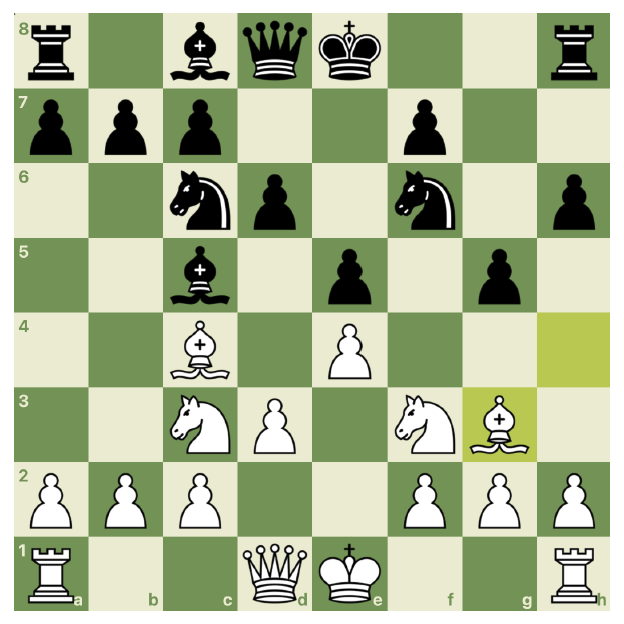
#> input picture ejemplos/tablero1.png, 624 x 624 px; its folder holds only this picture in this run
$ python deteccion_tablero.py
#> lines starting #> are read from the running program, lines starting #| are printed output that depends on the picture; after the words box and inside, x2 and y2 are one past the last pixel; in counts of white or black regions, pixels touching at a corner belong together
#> further down, im is the input picture: PIL image 624x624 RGBA; mean R, G, B, A 173, 185.3, 149.9, 255
"""
Detección de tablero para el reto ONCE.
Verificado sobre los diez diagramas de ejemplos/: la rejilla queda alineada en
los dos estilos (tablero moderno en color y escaneo de libro en blanco y negro).

Sustituye a la detección anterior, que se desviaba media casilla y hacía que
cada recorte contuviera trozos de dos casillas.
"""

from PIL import Image
import numpy as np

# Colores del tablero moderno (medidos en los ejemplos)
LIGHT = (234, 235, 208)
DARK = (115, 147, 86)
HIGHLIGHT_YELLOW = (184, 200, 81)


def _near(arr, color, tol=18):
    return np.abs(arr.astype(int) - np.array(color)).max(2) <= tol


def detect_board(img, margen=0):
    """
    Devuelve (x0, y0, x1, y1): la caja del tablero dentro de la imagen.

    margen: desplazamiento en píxeles aplicado a los cuatro lados. Positivo
            encoge la caja, negativo la agranda. Es lo que conectamos a los
            deslizadores de ajuste manual de la interfaz.
    """
#> called with margen = 0
    a = np.array(img.convert("RGB"))

    # ¿Es un tablero moderno en color? Se reconoce por sus dos colores de casilla.
    es_color = _near(a, LIGHT) | _near(a, DARK) | _near(a, HIGHLIGHT_YELLOW)
#> in _near, `return np.abs(arr.astype(int) - np.array(color)).max(2) <= tol`:
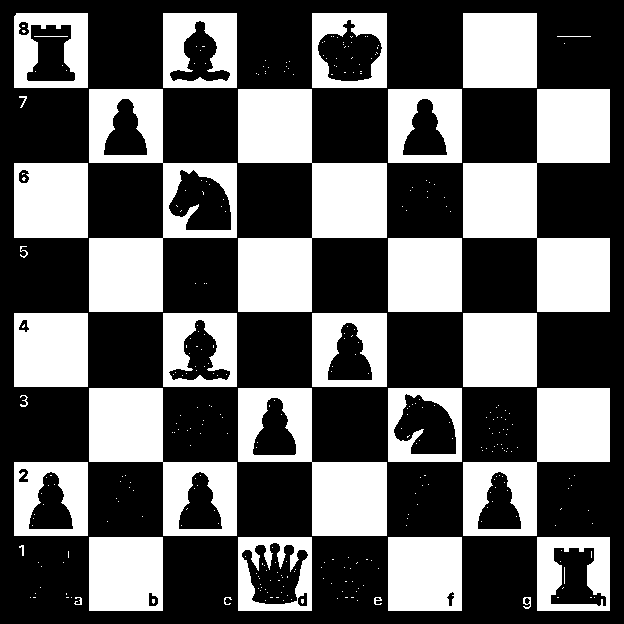
#> returned value: shape (624, 624) bool; 38% white; 342 white regions (309 under 20 px), largest, box (x1, y1, x2, y2) and area: (238, 89, 387, 312) 16577, (463, 89, 610, 312) 16354, (89, 89, 237, 312) 12393
#> call 2 of _near, with color = (115, 147, 86), tol = 18
#> in _near (call 2), `return np.abs(arr.astype(int) - np.array(color)).max(2) <= tol`:
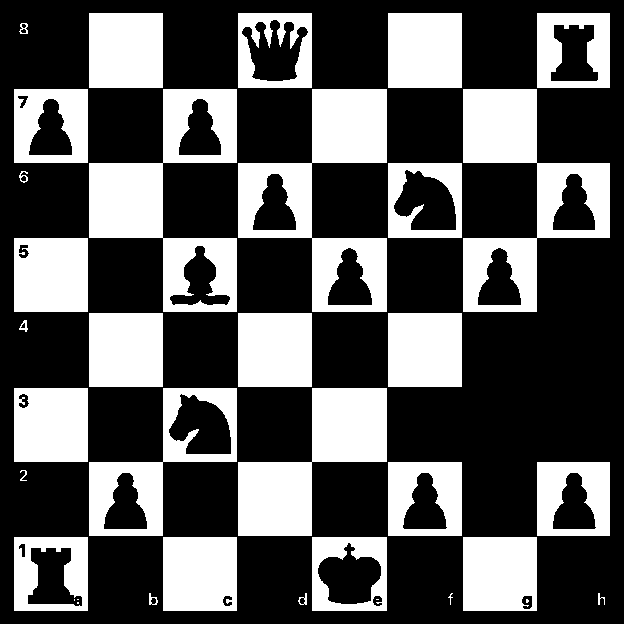
#> returned value: shape (624, 624) bool; 34.8% white; 35 white regions (6 under 20 px), largest, box (x1, y1, x2, y2) and area: (238, 89, 387, 312) 13526, (89, 89, 237, 312) 13420, (463, 89, 610, 312) 13343
#> call 3 of _near, with color = (184, 200, 81), tol = 18
#> in _near (call 3), `return np.abs(arr.astype(int) - np.array(color)).max(2) <= tol`:
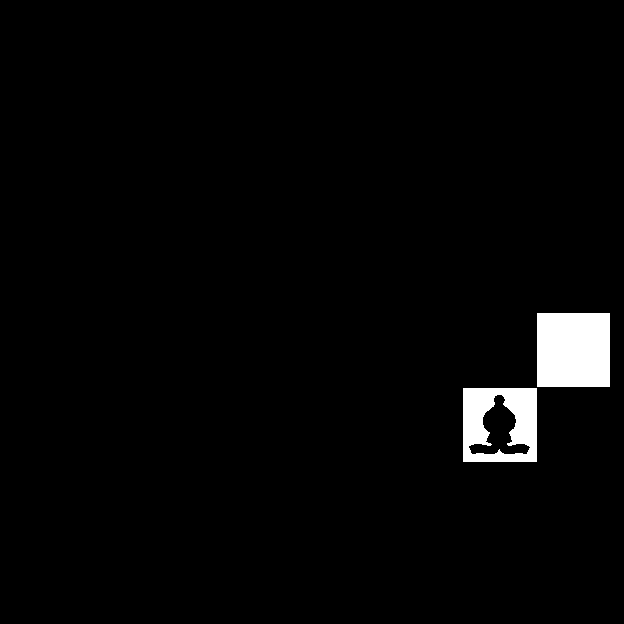
#> returned value: shape (624, 624) bool; 2.4% white; 2 white regions, box (x1, y1, x2, y2) and area: (537, 313, 610, 387) 5402, (463, 388, 537, 462) 3901
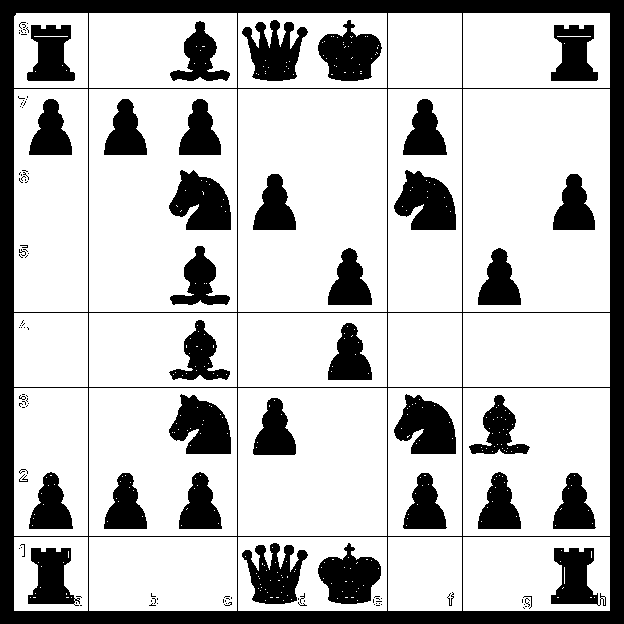
#> es_color: shape (624, 624) bool; 75.2% white; 124 black regions (88 under 20 px), largest, box (x1, y1, x2, y2) and area: (0, 0, 624, 624) 37733, (169, 170, 231, 230) 2562, (394, 394, 456, 454) 2559

    if es_color.mean() > 0.25:
        ys, xs = np.where(es_color)
        box = [xs.min(), ys.min(), xs.max() + 1, ys.max() + 1]
#> box = [14, 13, 610, 611]
    else:
        # Diagrama escaneado: el tablero va dentro de un marco negro. Buscamos
        # las filas y columnas que son casi enteramente oscuras: son el marco.
        oscuro = a.astype(int).sum(2) < 300
        h, w = oscuro.shape
        filas = np.where(oscuro.sum(1) > 0.5 * w)[0]
        cols = np.where(oscuro.sum(0) > 0.5 * h)[0]
        if len(filas) >= 2 and len(cols) >= 2:
            box = [cols.min(), filas.min(), cols.max() + 1, filas.max() + 1]
        else:
            ys, xs = np.where(oscuro)
            box = [xs.min(), ys.min(), xs.max() + 1, ys.max() + 1]

    x0, y0, x1, y1 = box
#> x0 = 14; y0 = 13; x1 = 610; y1 = 611
    return (x0 + margen, y0 + margen, x1 - margen, y1 - margen)


# [46 lines left out: functions recortar_casillas, color_de_casilla, not called in this run]


if __name__ == "__main__":
    import sys, os
    from PIL import ImageDraw

    carpeta = sys.argv[1] if len(sys.argv) > 1 else "ejemplos"
    for f in sorted(os.listdir(carpeta)):
        if not f.lower().endswith(".png"):
            continue
        im = Image.open(os.path.join(carpeta, f))
        x0, y0, x1, y1 = detect_board(im)
#> x0 = 14; y0 = 13; x1 = 610; y1 = 611
        print(f"{f:18s} caja=({x0},{y0},{x1},{y1})  "
              f"lado={x1-x0}x{y1-y0}  casilla={(x1-x0)/8:.1f}x{(y1-y0)/8:.1f}")
#| tablero1.png       caja=(14,13,610,611)  lado=596x598  casilla=74.5x74.8

        # Deja una imagen de comprobación con la rejilla dibujada
        vis = im.convert("RGB")
        d = ImageDraw.Draw(vis)
        W, H = x1 - x0, y1 - y0
#> W = 596; H = 598
        d.rectangle([x0, y0, x1 - 1, y1 - 1], outline=(255, 0, 0), width=3)
        for i in range(1, 8):
            d.line([x0 + W * i / 8, y0, x0 + W * i / 8, y1], fill=(255, 0, 255), width=2)
            d.line([x0, y0 + H * i / 8, x1, y0 + H * i / 8], fill=(255, 0, 255), width=2)
        vis.save(f"rejilla_{f}")
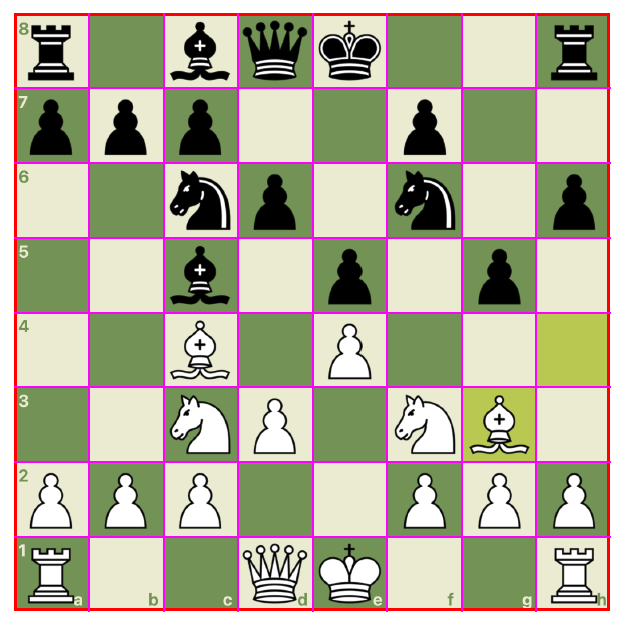
#> saved as rejilla_tablero1.png: PIL image 624x624 RGB; mean R, G, B 177.8, 173.7, 151.9

$ run again, on ejemplos/tablero5.png
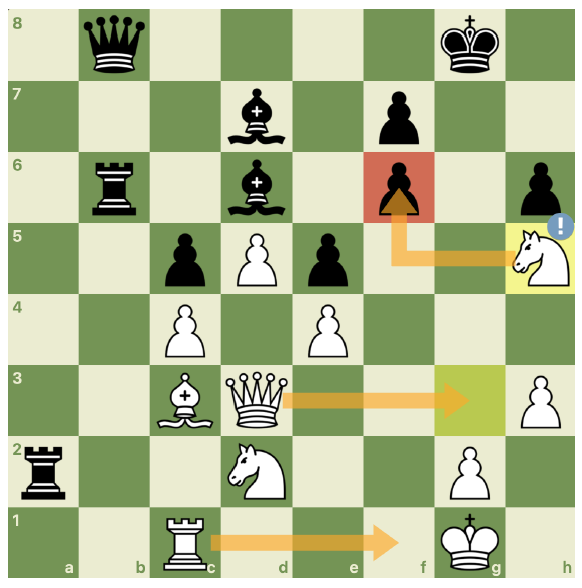
#> input picture ejemplos/tablero5.png, 582 x 588 px
#> im is the input picture: PIL image 582x588 RGBA; mean R, G, B, A 176.3, 186.9, 146.8, 255
#> in _near, `return np.abs(arr.astype(int) - np.array(color)).max(2) <= tol`:
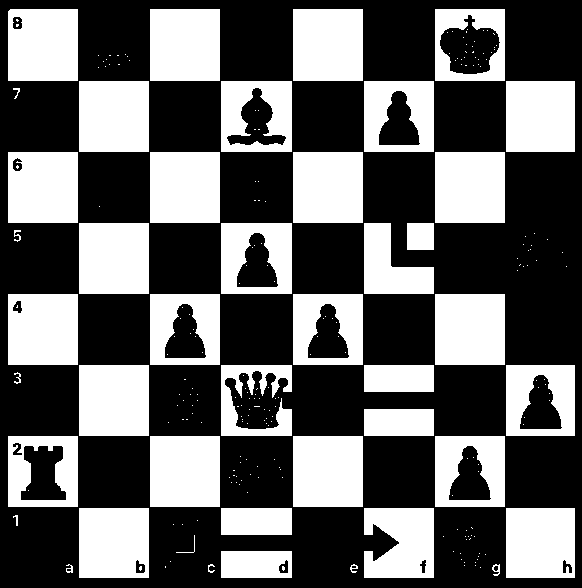
#> returned value: shape (588, 582) bool; 39.1% white; 245 white regions (202 under 20 px), largest, box (x1, y1, x2, y2) and area: (150, 9, 220, 81) 5040, (293, 9, 363, 81) 5040, (79, 81, 149, 152) 4970
#> es_color: shape (588, 582) bool; 77.7% white; 121 black regions (101 under 20 px), largest, box (x1, y1, x2, y2) and area: (0, 0, 582, 588) 46358, (227, 443, 286, 500) 2314, (440, 15, 500, 74) 2215
#> box = [8, 9, 575, 578]
#> in detect_board, `x0, y0, x1, y1 = box`: x0 = 8; y0 = 9; x1 = 575; y1 = 578
#> `x0, y0, x1, y1 = detect_board(im)`: x0 = 8; y0 = 9; x1 = 575; y1 = 578
#| tablero5.png       caja=(8,9,575,578)  lado=567x569  casilla=70.9x71.1
#> W = 567; H = 569
#> `vis.save(f"rejilla_{f}")`:
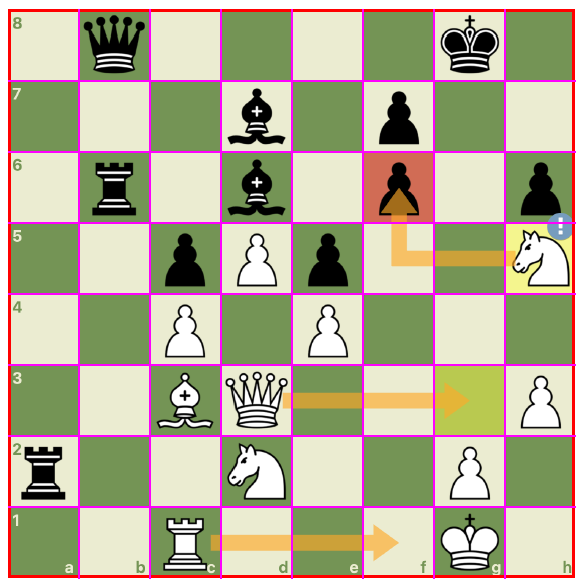
#> saved as rejilla_tablero5.png: PIL image 582x588 RGB; mean R, G, B 181.3, 174.3, 149

$ run again, on ejemplos/tablero6.png
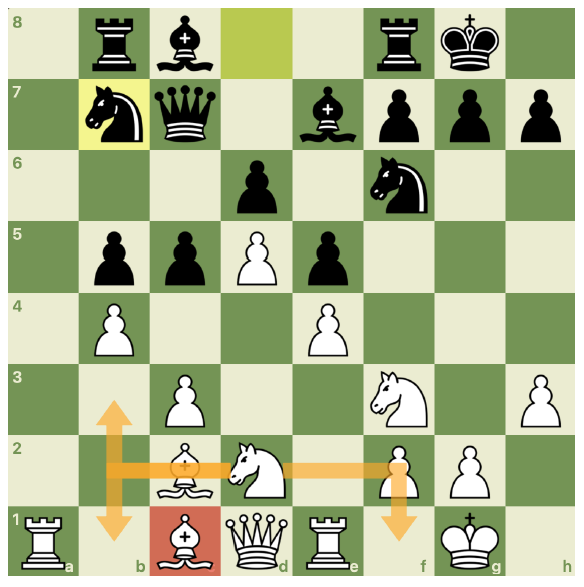
#> input picture ejemplos/tablero6.png, 584 x 587 px
#> im is the input picture: PIL image 584x587 RGBA; mean R, G, B, A 173.9, 183.8, 145.7, 255
#> in _near, `return np.abs(arr.astype(int) - np.array(color)).max(2) <= tol`:
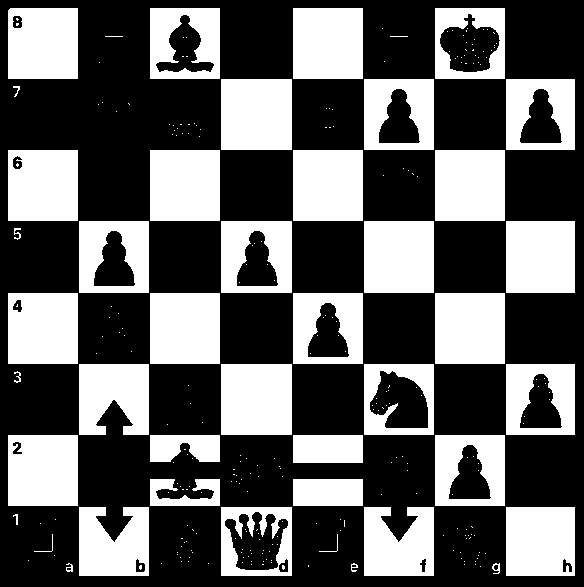
#> returned value: shape (587, 584) bool; 38.1% white; 282 white regions (240 under 20 px), largest, box (x1, y1, x2, y2) and area: (221, 79, 292, 150) 5041, (221, 364, 292, 435) 5041, (364, 221, 434, 293) 5040
#> es_color: shape (587, 584) bool; 74.3% white; 116 black regions (89 under 20 px), largest, box (x1, y1, x2, y2) and area: (0, 0, 584, 587) 46399, (370, 371, 428, 428) 2322, (370, 157, 428, 214) 2316
#> box = [8, 8, 575, 576]
#> in detect_board, `x0, y0, x1, y1 = box`: x0 = 8; x1 = 575; y1 = 576
#> `x0, y0, x1, y1 = detect_board(im)`: x0 = 8; x1 = 575; y1 = 576
#| tablero6.png       caja=(8,8,575,576)  lado=567x568  casilla=70.9x71.0
#> W = 567; H = 568
#> `vis.save(f"rejilla_{f}")`:
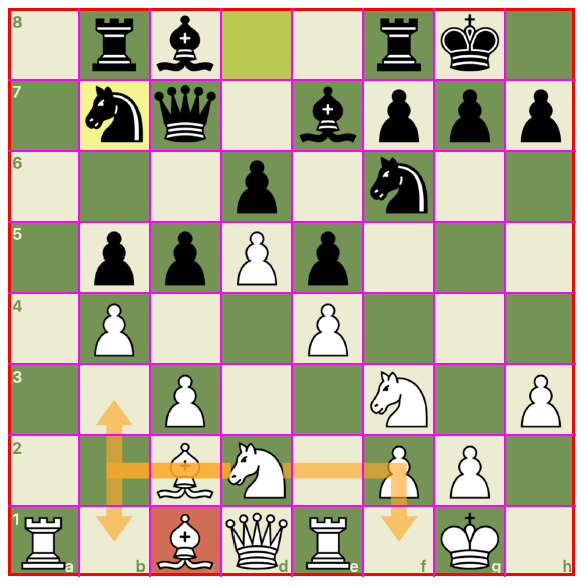
#> saved as rejilla_tablero6.png: PIL image 584x587 RGB; mean R, G, B 178.9, 171.3, 147.9
